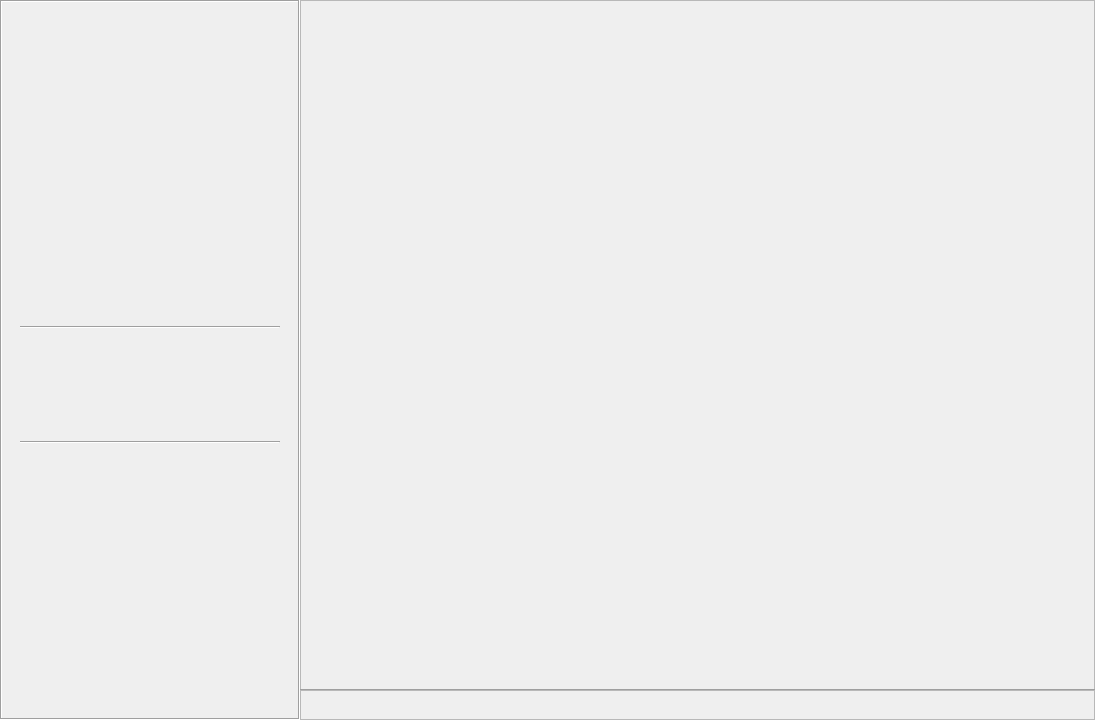
<?xml version="1.0" encoding="UTF-8"?>
<ui version="4.0">
 <class>CaptureClientMainWindow</class>
 <widget class="QMainWindow" name="CaptureClientMainWindow">
  <property name="geometry">
   <rect>
    <x>0</x>
    <y>0</y>
    <width>1095</width>
    <height>720</height>
   </rect>
  </property>
  <property name="windowTitle">
   <string>Capture Control Client</string>
  </property>
  <widget class="QWidget" name="MainLayout">
   <layout class="QGridLayout" name="gridLayout">
    <property name="margin">
     <number>0</number>
    </property>
    <property name="spacing">
     <number>0</number>
    </property>
    <item row="0" column="2" rowspan="3">
     <widget class="QFrame" name="frame">
      <property name="minimumSize">
       <size>
        <width>0</width>
        <height>0</height>
       </size>
      </property>
      <property name="maximumSize">
       <size>
        <width>300</width>
        <height>16777215</height>
       </size>
      </property>
      <property name="frameShape">
       <enum>QFrame::Box</enum>
      </property>
      <property name="frameShadow">
       <enum>QFrame::Sunken</enum>
      </property>
      <widget class="QWidget" name="gridLayoutWidget">
       <property name="geometry">
        <rect>
         <x>9</x>
         <y>9</y>
         <width>282</width>
         <height>701</height>
        </rect>
       </property>
       <layout class="QGridLayout" name="gridLayout_2">
        <item row="0" column="0">
         <widget class="DeviceSetSelectorWidget" name="deviceSetSelectorWidget" native="true">
          <property name="minimumSize">
           <size>
            <width>280</width>
            <height>300</height>
           </size>
          </property>
          <property name="maximumSize">
           <size>
            <width>280</width>
            <height>300</height>
           </size>
          </property>
         </widget>
        </item>
        <item row="1" column="0">
         <widget class="Line" name="line">
          <property name="orientation">
           <enum>Qt::Horizontal</enum>
          </property>
         </widget>
        </item>
        <item row="2" column="0">
         <widget class="ToolStateDisplayWidget" name="toolStateDisplayWidget" native="true">
          <property name="minimumSize">
           <size>
            <width>280</width>
            <height>100</height>
           </size>
          </property>
          <property name="maximumSize">
           <size>
            <width>280</width>
            <height>100</height>
           </size>
          </property>
         </widget>
        </item>
        <item row="4" column="0">
         <spacer name="verticalSpacer">
          <property name="orientation">
           <enum>Qt::Vertical</enum>
          </property>
          <property name="sizeHint" stdset="0">
           <size>
            <width>20</width>
            <height>40</height>
           </size>
          </property>
         </spacer>
        </item>
        <item row="3" column="0">
         <widget class="Line" name="line_2">
          <property name="orientation">
           <enum>Qt::Horizontal</enum>
          </property>
         </widget>
        </item>
       </layout>
      </widget>
     </widget>
    </item>
    <item row="0" column="3" rowspan="2">
     <widget class="QFrame" name="captureWidgetFrame">
      <property name="frameShape">
       <enum>QFrame::StyledPanel</enum>
      </property>
      <property name="frameShadow">
       <enum>QFrame::Raised</enum>
      </property>
      <widget class="Line" name="line_3">
       <property name="geometry">
        <rect>
         <x>0</x>
         <y>680</y>
         <width>801</width>
         <height>20</height>
        </rect>
       </property>
       <property name="orientation">
        <enum>Qt::Horizontal</enum>
       </property>
      </widget>
      <widget class="QWidget" name="gridLayoutWidget_2">
       <property name="geometry">
        <rect>
         <x>9</x>
         <y>9</y>
         <width>781</width>
         <height>671</height>
        </rect>
       </property>
       <layout class="QGridLayout" name="captureWidgetGrid"/>
      </widget>
     </widget>
    </item>
    <item row="2" column="3">
     <widget class="QFrame" name="frame_2">
      <property name="maximumSize">
       <size>
        <width>16777215</width>
        <height>30</height>
       </size>
      </property>
      <property name="frameShape">
       <enum>QFrame::StyledPanel</enum>
      </property>
      <property name="frameShadow">
       <enum>QFrame::Raised</enum>
      </property>
     </widget>
    </item>
   </layout>
  </widget>
 </widget>
 <layoutdefault spacing="6" margin="11"/>
 <customwidgets>
  <customwidget>
   <class>DeviceSetSelectorWidget</class>
   <extends>QWidget</extends>
   <header>devicesetselectorwidget.h</header>
   <container>1</container>
  </customwidget>
  <customwidget>
   <class>ToolStateDisplayWidget</class>
   <extends>QWidget</extends>
   <header>toolstatedisplaywidget.h</header>
   <container>1</container>
  </customwidget>
 </customwidgets>
 <resources>
  <include location="CaptureClient.qrc"/>
 </resources>
 <connections/>
</ui>
